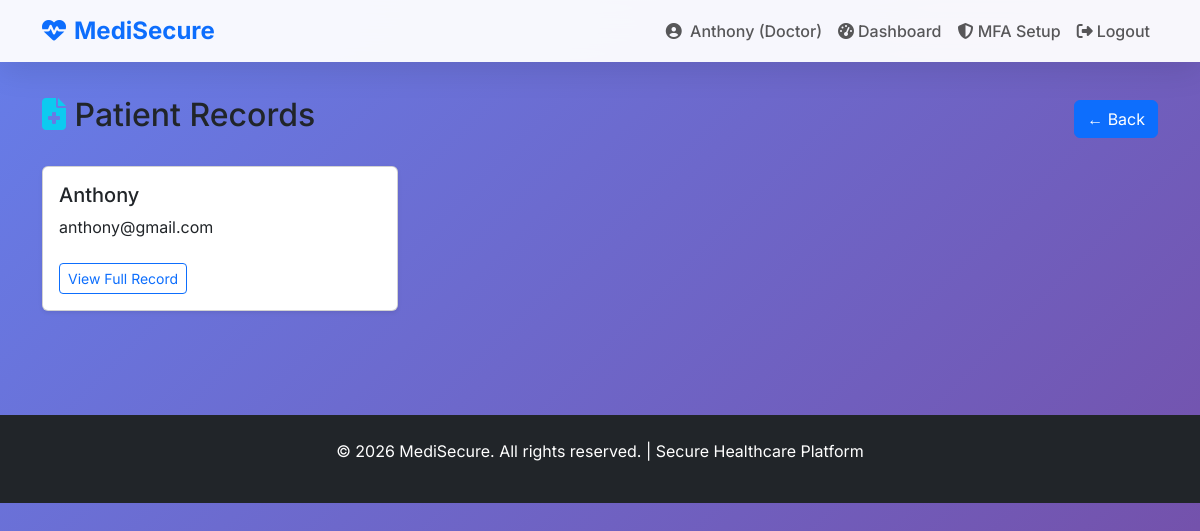
Page /doctor/records (signed in) on the committed database.
### app.py (models this page shows, shortened)
class User(UserMixin, db.Model):
    id = db.Column(db.Integer, primary_key=True)
    full_name = db.Column(db.String(100), nullable=False)
    email = db.Column(db.String(120), unique=True, nullable=False)
    password_hash = db.Column(db.String(255), nullable=False)
    mfa_secret = db.Column(db.String(32), nullable=True)
    mfa_enabled = db.Column(db.Boolean, default=False)
    role = db.Column(db.String(20), default='patient')  # 'admin', 'doctor', 'patient'
    specialty = db.Column(db.String(50), nullable=True)

### app.py (the view)
@app.route('/doctor/records')
@login_required
def doctor_records():
    if current_user.role != 'doctor':
        flash('Doctor access only!', 'danger')
        return redirect(url_for('home'))
    patients = db.session.query(User).join(Appointment).filter(
        Appointment.doctor_id == current_user.id
    ).distinct().all()
    return render_template('doctor_records.html', patients=patients)

### app.py (called while the page is built)
@login_manager.user_loader
@login_manager.user_loader
def load_user(user_id):
    return User.query.get(int(user_id))

### templates/doctor_records.html (shortened to what this page needs)
{% extends "base.html" %}
{% block content %}
<div class="container mt-5">
    <div class="d-flex justify-content-between align-items-center mb-4">
        <h2><i class="fas fa-file-medical text-info"></i> Patient Records</h2>
        <a href="{{ url_for('doctor_dashboard') }}" class="btn btn-primary">← Back</a>
    </div>
    {% if patients %}
    <div class="row">
        {% for patient in patients %}
        <div class="col-md-6 col-lg-4 mb-4">
            <div class="card h-100 shadow-sm">
                <div class="card-body">
                    <h5 class="card-title">{{ patient.full_name }}</h5>
                    <p class="card-text">{{ patient.email }}</p>
                    <a href="#" class="btn btn-sm btn-outline-primary mt-2">View Full Record</a>
                </div>
            </div>
        </div>
        {% endfor %}
    </div>
    {% else %}
    <div class="text-center py-5">
        <i class="fas fa-users-slash fa-3x text-muted mb-3"></i>
        <h4>No patient records yet</h4>
    </div>
    {% endif %}
</div>
{% endblock %}

### templates/base.html (shortened to what this page needs)
<!DOCTYPE html>
<html lang="en">
<head>
    <link href="https://cdn.jsdelivr.net/npm/bootstrap@5.3.3/dist/css/bootstrap.min.css" rel="stylesheet">
    <link href="https://cdnjs.cloudflare.com/ajax/libs/font-awesome/6.5.1/css/all.min.css" rel="stylesheet">
</head>
<body>
    <nav class="navbar navbar-expand-lg navbar-light fixed-top">
        <div class="container">
            <a class="navbar-brand text-primary" href="{{ url_for('home') }}">
                <i class="fas fa-heartbeat me-2"></i>MediSecure
            </a>
            <div class="collapse navbar-collapse" id="navbarNav">
                <ul class="navbar-nav ms-auto">
                    {% if current_user.is_authenticated %}
                        <li class="nav-item">
                            <span class="nav-link">
                                <i class="fas fa-user-circle me-1"></i>
                                {{ current_user.full_name }} ({{ current_user.role.title() }})
                            </span>
                        </li>
                        <li class="nav-item">
                            <a class="nav-link" href="{{ url_for('dashboard') }}">
                                <i class="fas fa-tachometer-alt me-1"></i>Dashboard
                            </a>
                        </li>
                        <a href="{{ url_for('mfa_setup') }}" class="nav-link">
                            <i class="fas fa-shield-alt"></i> MFA Setup
                        </a>
                        <li class="nav-item">
                            <a class="nav-link" href="{{ url_for('logout') }}">
                                <i class="fas fa-sign-out-alt me-1"></i>Logout
                            </a>
                        </li>
                    {% endif %}
                </ul>
            </div>
        </div>
    </nav>
    <main class="pt-5">
        <div class="container-fluid">
            {% block content %}{% endblock %}
        </div>
    </main>
    <footer class="bg-dark text-white text-center py-4 mt-5">
        <p>&copy; 2026 MediSecure. All rights reserved. | Secure Healthcare Platform</p>
    </footer>
</body>
</html>

### templates/base.html (style rules this page uses)
* { font-family: 'Inter', sans-serif; }
body { background: linear-gradient(135deg, #667eea 0%, #764ba2 100%); min-height: 100vh; margin: 0; }
.navbar { background: rgba(255,255,255,0.95) !important; backdrop-filter: blur(20px); box-shadow: 0 8px 32px rgba(0,0,0,0.1); }
.navbar-brand { font-weight: 700; font-size: 1.5rem; }
.navbar-nav .nav-link { font-weight: 500; }
main { padding: 2rem 0; }

### rows in the picture
User: full_name "Anthony", role "Doctor", email "anthony@gmail.com"
